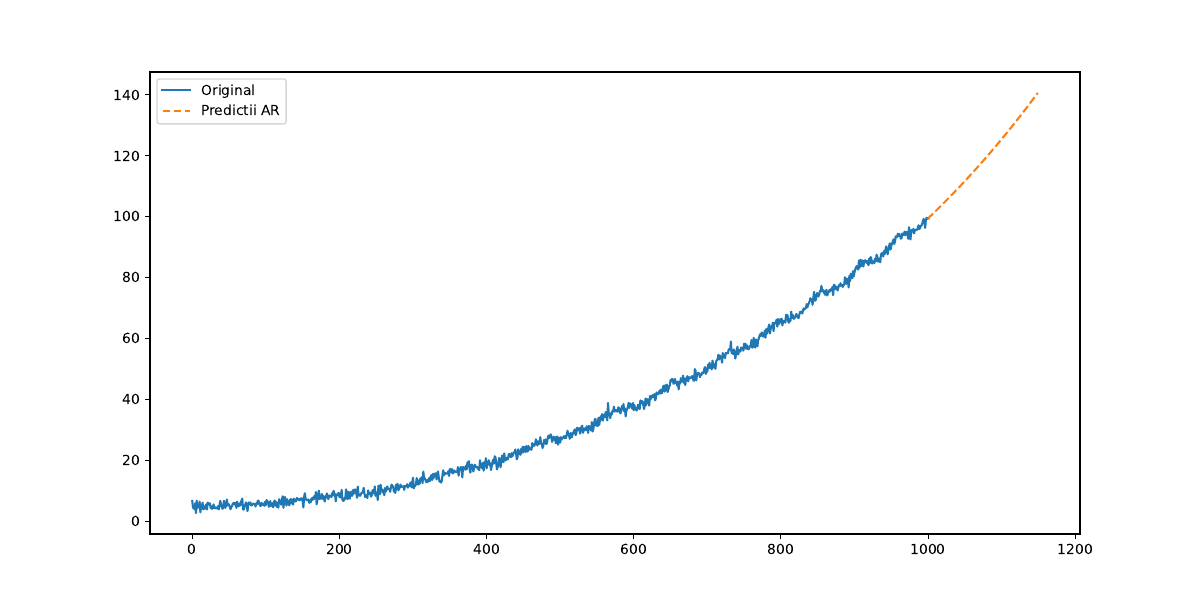

Recreate this plot in Python.
import numpy as np
import pandas as pd
import matplotlib.pyplot as plt

def sinus(A, f0, phi):
    def x(t):
        return A * np.sin(2 * np.pi * f0 * t + phi)

    return x

def arpred(y, s, n, p):
    m = n - p
    Y = np.zeros((m, p))
    yy = np.zeros((m, 1))
    for i in range(m):
        for j in range(p):
            Y[i, j] = y[s - i - (j + 1)]
        
        yy[i] = y[s - i]

    xstar = np.matmul(np.matmul(np.linalg.inv(np.matmul(np.transpose(Y), Y)), np.transpose(Y)), yy)
    yhat = np.matmul(np.transpose(xstar), yy[:p])
    return yhat

if __name__ == '__main__':
    np.random.seed(1)
    N = 1000
    time = np.arange(N)

    trend = 0.0001 * time**2 - 0.005 * time + 5
    amplitude = 0.25 + 0.001 * time  
    frequency = 0.00001 * time 
    sezon = amplitude * np.sin(2 * np.pi * frequency * time)
    variatii = np.random.normal(0, 1, N)
    y = trend + sezon + variatii

    p = 5
    steps = 150
    ys = y.copy()
    for i in range(steps):
        yhat = arpred(ys, N + i - 1, N, p)
        ys = np.append(ys, yhat)

    plt.figure(figsize = (12, 6))
    plt.plot(time, y, label = "Original")
    plt.plot(range(N, N + steps), ys[-steps:], label = "Predictii AR", linestyle = "dashed")
    plt.legend()
    plt.savefig('./labs/08/01c.pdf')
    plt.show()